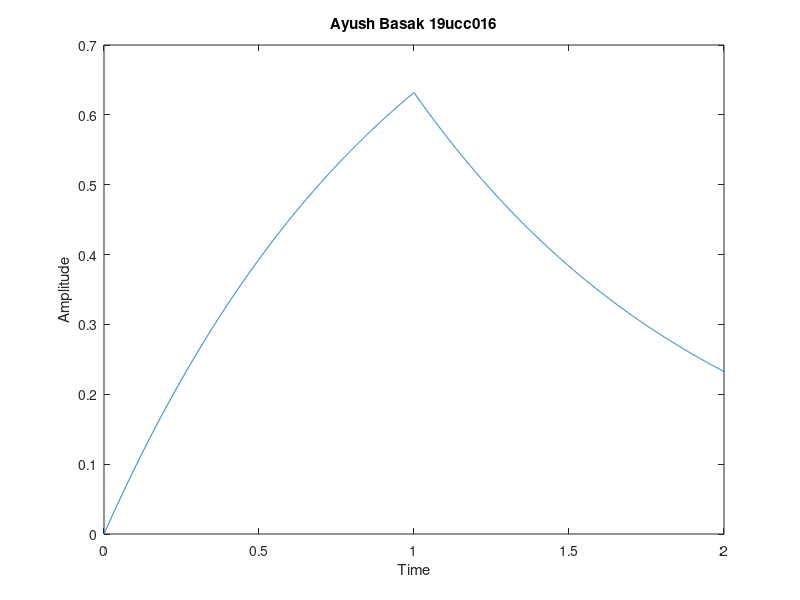

This chart was generated by the following MATLAB code:
 % Experiment 1
 % Exercise 3
 % 05-02-2021
 % Ayush Basak - 19ucc016
RC = 1
Ts = 0.001
t = 0:Ts:2-Ts

a = 1/(1+(RC/Ts))
b = -1/(1+(Ts/RC))

x1 = [t>0]
x2 = -1* [t>1]
x = x1+ x2;

y = zeros(1,2000)
y(1) = a*x(1)
for k = 2:1:2000
  y(k) = a*x(k) - b*y(k-1);
endfor
plot(t,y);
xlabel("Time")
ylabel("Amplitude")
title("Ayush Basak 19ucc016")

saveas(gcf, "Exp3.png")

